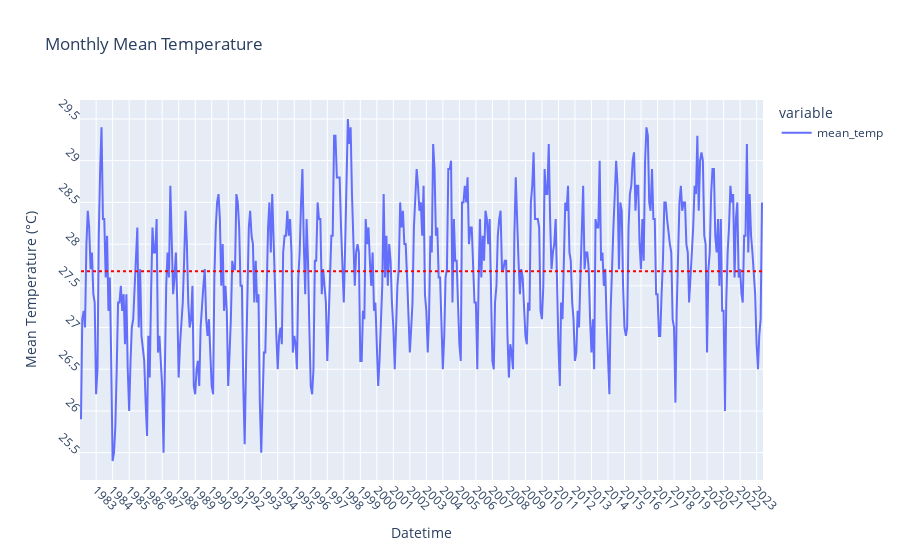

The notebook cell this image was saved under:
### Markdown cell above
#### Data Visualisation

### Code cell
series_monthly_mean_temp = df['mean_temp'].resample('M').mean()  # resample to monthly mean
# print(series_monthly_mean_temp)

# line plot for mean temperature
fig_monthly_mean_temp = px.line(series_monthly_mean_temp, labels={series_monthly_mean_temp.index.name: 'Datetime', 'value': 'Mean Temperature (°C)'}, title='Monthly Mean Temperature')
fig_monthly_mean_temp.update_xaxes(dtick='M12', tickangle=45)
fig_monthly_mean_temp.update_yaxes(dtick=0.5, tickangle=45)
fig_monthly_mean_temp.update_traces(hovertemplate='Datetime: %{x}<br>Mean Temperature: %{y}°C')

# add the mean line
mean_temperature = np.mean(series_monthly_mean_temp)
fig_monthly_mean_temp.add_shape(
    type="line",
    x0=series_monthly_mean_temp.index[0],
    y0=mean_temperature,
    x1=series_monthly_mean_temp.index[-1],
    y1=mean_temperature,
    line=dict(color="red", dash="dot"),
)
fig_monthly_mean_temp.show()

# series_monthly_total_rainfall = df['total_rainfall'].resample('M').mean()  # resample to monthly mean
# # series_yearly_total_rainfall = df['total_rainfall'].resample('Y').mean()  # resample to yearly mean

# # print(monthly_total_rainfall)
# # print(series_yearly_total_rainfall)

# # line plot for total rainfall
# fig_monthly_total_rainfall = px.line(monthly_total_rainfall, labels={series_monthly_total_rainfall.index.name: 'Datetime', 'value': 'Total Rainfall (mm)'},title='Monthly Total Rainfall')
# fig_monthly_total_rainfall.update_xaxes(dtick='M12', tickangle=45)
# fig_monthly_total_rainfall.update_yaxes(dtick=100, tickangle=45)
# fig_monthly_total_rainfall.update_traces(hovertemplate='Datetime: %{x}<br>Total Rainfall: %{y}mm')

# # add the mean line
# mean_total_rainfall = np.mean(series_monthly_total_rainfall)
# fig_monthly_total_rainfall.add_shape(
#     type="line",
#     x0=series_monthly_total_rainfall.index[0],
#     y0=mean_total_rainfall,
#     x1=series_monthly_total_rainfall.index[-1],
#     y1=mean_total_rainfall,
#     line=dict(color="red", dash="dot"),
# )
# fig_monthly_total_rainfall.show()

# # Normalize mean temperature data
# normalized_mean_temp = preprocessing.scale(series_monthly_mean_temp)
# # Normalize total rainfall data
# normalized_total_rainfall = preprocessing.scale(series_monthly_total_rainfall)

# # Create a DataFrame with normalized data
# df_normalized = pd.DataFrame({'Datetime': series_monthly_mean_temp.index,
#                               'Normalized Mean Temperature': normalized_mean_temp,
#                               'Normalized Total Rainfall': normalized_total_rainfall})

# # Combine the normalized data using plotly.express
# fig_combined = px.line(df_normalized, x='Datetime', y=['Normalized Mean Temperature', 'Normalized Total Rainfall'],
#                        labels={'value': 'Normalized Value'},
#                        title='Combined Normalized Data')
# fig_combined.update_xaxes(dtick='M12', tickangle=45)
# fig_combined.update_yaxes(dtick=1, tickangle=45)
# fig_combined.update_traces(hovertemplate='Datetime: %{x}<br>Total Rainfall: %{y}mm')

# # Show the combined graph
# fig_combined.show()

### Figure 1 — Plotly figure (JSON) as saved in the notebook; plotly's stock layout.template omitted (floating-point values rounded to 4 significant figures; data arrays with more than 128 entries replaced by an {"elided": "..."} marker saying what was removed)
{"data": [{"hovertemplate": "Datetime: %{x}<br>Mean Temperature: %{y}°C", "legendgroup": "mean_temp", "line": {"color": "#636efa", "dash": "solid"}, "marker": {"symbol": "circle"}, "mode": "lines", "name": "mean_temp", "orientation": "v", "showlegend": true, "type": "scatter", "x": {"elided": "496 str values"}, "xaxis": "x", "y": {"elided": "496 float values"}, "yaxis": "y"}], "layout": {"legend": {"title": {"text": "variable"}, "tracegroupgap": 0}, "shapes": [{"line": {"color": "red", "dash": "dot"}, "type": "line", "x0": "1982-01-31T00:00:00", "x1": "2023-04-30T00:00:00", "y0": 27.67, "y1": 27.67}], "title": {"text": "Monthly Mean Temperature"}, "xaxis": {"anchor": "y", "domain": [0, 1], "dtick": "M12", "tickangle": 45, "title": {"text": "Datetime"}}, "yaxis": {"anchor": "x", "domain": [0, 1], "dtick": 0.5, "tickangle": 45, "title": {"text": "Mean Temperature (°C)"}}}}
